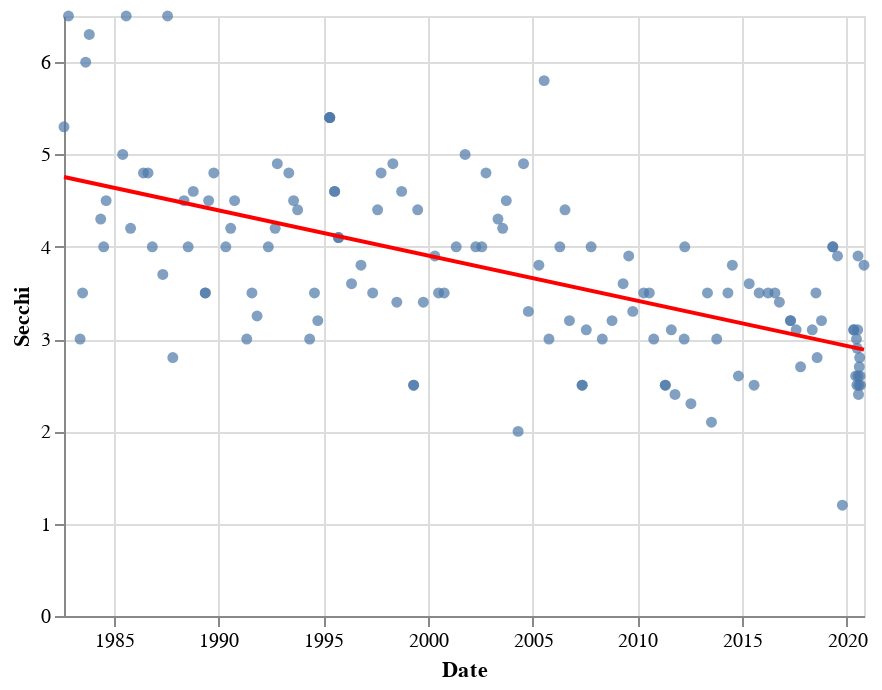

The code cell stored with this chart in its notebook:
### Code cell
scat_fit_chart('GROUT', 'Secchi')

### Figure 1 — Vega-Lite specification as saved in the notebook (floating-point values rounded to 4 significant figures; data arrays with more than 128 entries replaced by an {"elided": "..."} marker saying what was removed)
{"config": {"view": {"continuousWidth": 400, "continuousHeight": 300}}, "layer": [{"data": {"name": "data-77d392d4da2bdd3276c54e740d863673"}, "mark": "circle", "encoding": {"x": {"type": "temporal", "field": "Date"}, "y": {"type": "quantitative", "field": "Result", "title": "Secchi"}}}, {"data": {"name": "data-5639961ce400fb61c5c6da87c74330a8"}, "mark": {"type": "line", "color": "red"}, "encoding": {"x": {"type": "temporal", "field": "Date"}, "y": {"type": "quantitative", "field": "Result"}}}], "$schema": "https://vega.github.io/schema/vega-lite/v4.8.1.json", "datasets": {"data-77d392d4da2bdd3276c54e740d863673": {"elided": "138 records"}, "data-5639961ce400fb61c5c6da87c74330a8": [{"Date": "1982-08-17T00:00:00", "Result": 4.755}, {"Date": "2020-10-27T00:00:00", "Result": 2.886}]}}
